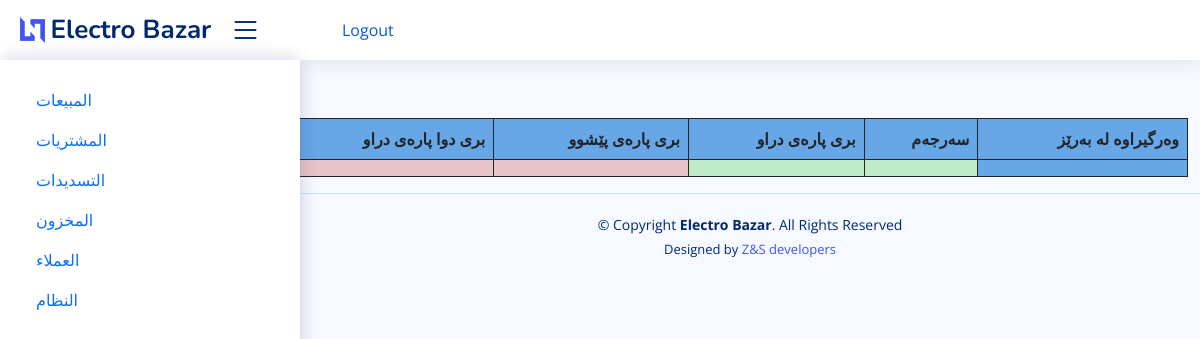
Before: /total_customer_summary_report with the older database file.
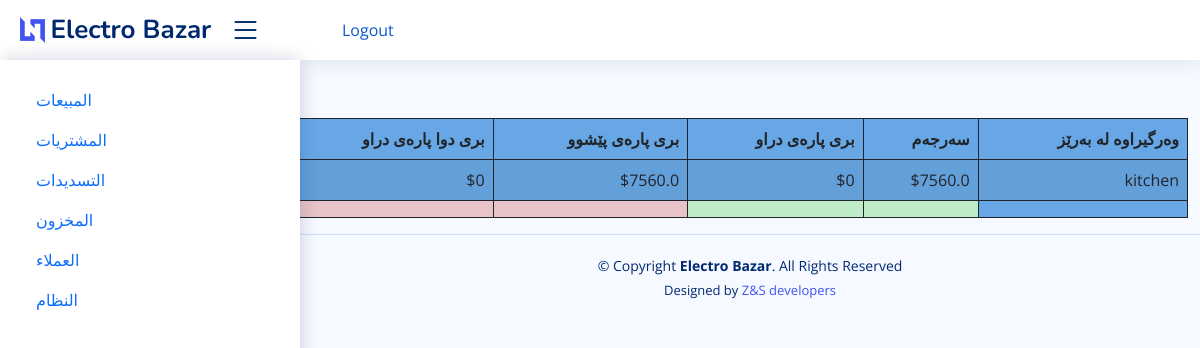
After: the same page with the newer database file.
### electro/models.py (models this page shows, shortened)
class Customer(models.Model):
    customer_name = models.CharField(max_length=50, blank=True)
    customer_mobile = models.CharField(max_length=50, blank=True)
    customer_address = models.TextField(blank=True)
    city = models.CharField(max_length=50, blank=True)
    class Meta:
        verbose_name_plural = '2. کڕیار'

### electro/views.py (the view)
# urls.py: path('total_customer_summary_report', views.customer_total_report_summary, name="total_customer_summary_report"),
def customer_total_report_summary(request):
    customer_ids = SaleItem.objects.values_list('sales_invoice__customer_name_id', flat=True).distinct()
    c_balance_report = {}
    for customer_id in customer_ids:
        customer = Customer.objects.get(id=customer_id)
        customer_name = customer.customer_name
        customer_mobile = customer.customer_mobile
        sale_items = SaleItem.objects.filter(sales_invoice__customer_name_id=customer_id)
        payments = Payment_Entry.objects.filter(sales_invoice__customer_name_id=customer_id).order_by('-payment_date')
        total_invoice_amount = sum(sale_item.total_amt for sale_item in sale_items)
        total_paid_amount = sum(payment.paid_amount for payment in payments)
        actual_credit = total_invoice_amount - total_paid_amount
        last_payment = payments.first()
        balance_before_last_payment = actual_credit + last_payment.paid_amount if last_payment else actual_credit
        c_balance_report[customer_name] = {
            'total_invoice_amount': total_invoice_amount,
            'total_paid_amount': total_paid_amount,
            'actual_credit': actual_credit,
            'last_payment': last_payment.paid_amount if last_payment else 0,
            'balance_before_last_payment': balance_before_last_payment,
            'phone_number': customer_mobile
        }
    context = {'c_balance_report': c_balance_report}
    return render(request, 'electro/reports/total_customer_summary_report.html', context)

### electro/templates/electro/reports/total_customer_summary_report.html (shortened to what this page needs)
{% extends 'electro/base.html' %}
{% block content %}
    <br>
    <br> <br>
    <h2> ملخص كشف العملاء</h2>
    <table id="example7" class="table table-striped" style="background-color: #68a7e5">
        <thead>
        <tr dir="rtl">
            <th>وەرگیراوە لە بەرێز</th>
            <th>سەرجەم</th>
            <th>بری پارەی دراو</th>
            <th> بری پارەی پێشوو</th>
            <th> بری دوا پارەی دراو</th>
            <th>بری پارەی ماوە</th>
            <th>موبایل</th>
        </tr>
        </thead>
        <tbody>
        {% for customer, data in c_balance_report.items %}
            <tr>
                <td>{{ customer }}</td>
                <td>${{ data.total_invoice_amount }}</td>
                <td>${{ data.total_paid_amount }}</td>
                <td>${{ data.balance_before_last_payment }}</td>
                <td>${{ data.last_payment }}</td>
                <td>${{ data.actual_credit }}</td>
            </tr>
        {% endfor %}
        </tbody>
        <tfoot>
        <th></th>
        <th style="background-color: #beecc8"></th>
        <th style="background-color: #beecc8"></th>
        <th style="background-color: #e8c3c7"></th>
        <th style="background-color: #e8c3c7"></th>
        </tfoot>
    </table>
{% endblock %}

Changed rows visible on the page:
added Customer: c_balance_report "kitchen"
Other visible differences:
new list line: "$ 7560.0 $ 0 $ 7560.0 $ 0"
